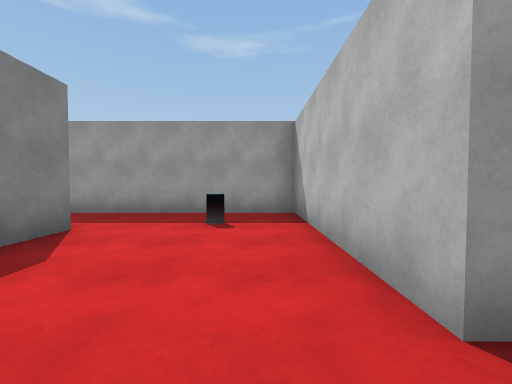
[1] (above)

12 first-person views from a walk through a 3-D level made in the Unity game engine. The camera is 1.3 m above the floor, tilts 2° down and sees 90° across. The floor is counted in squares, 2 m on a side. Each view is taken from the middle of a square. On the plan, view 1 faces up. The plan holds only what a view shows up to about 9 squares ahead; the rest is blank. The place goes on beyond the plan. The player character is not drawn. Door leaves are left out, so doorways stand open.

[2]
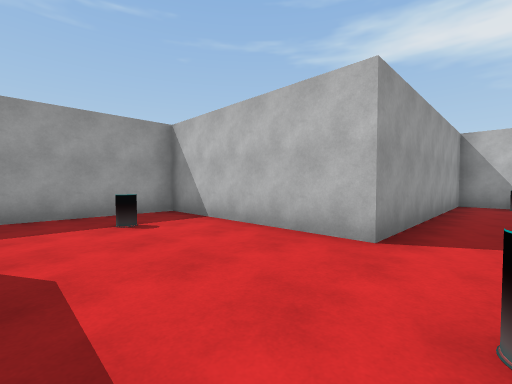

[3]
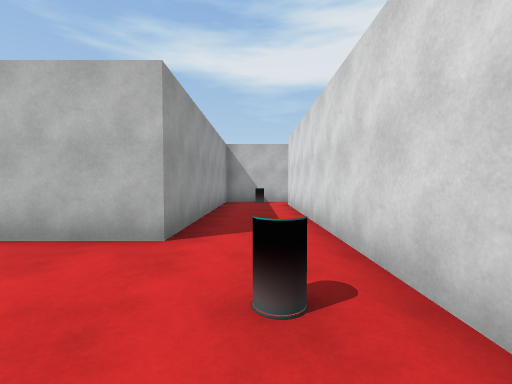

[4]
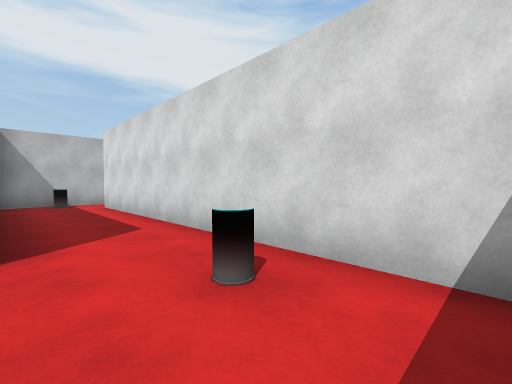

[5]
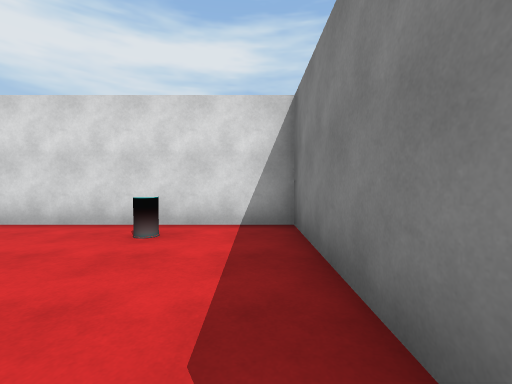

[6]
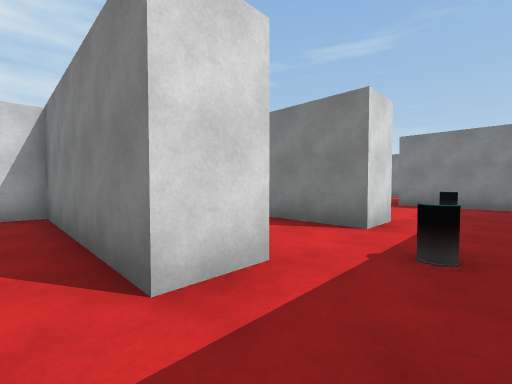

[7]
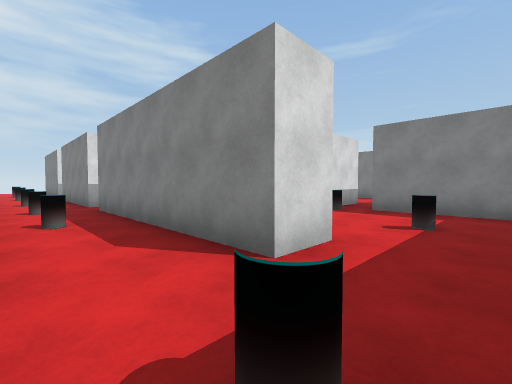

[8]
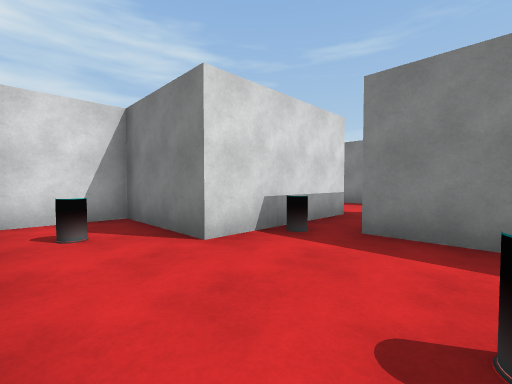

[9]
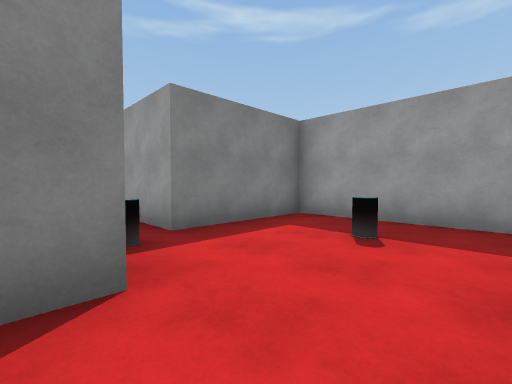

[10]
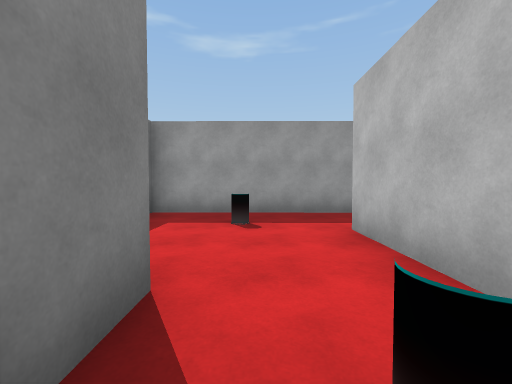

[11]
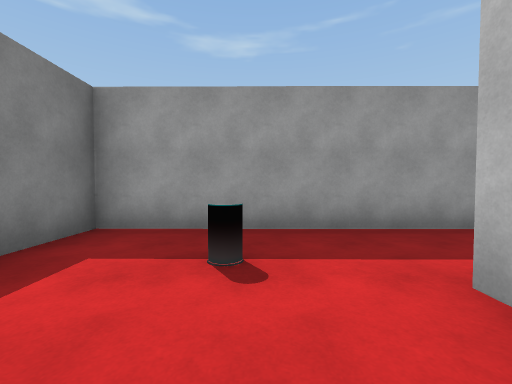

[12]
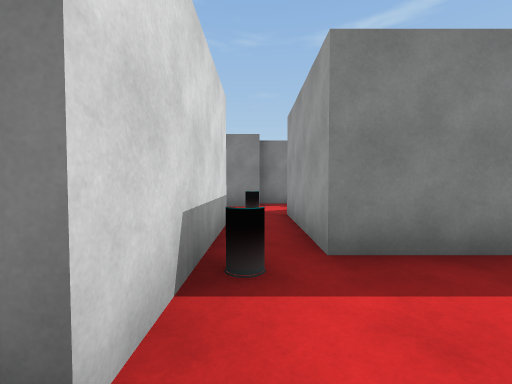

### Floor plan
Points are (right, up) in squares from view 1. A wall is a line through its corners. A room is listed if a view was taken in it or the views show most of it. See-through windows are left out.
Room 1 (views 1, 2, 3, 4, 5, 6)
walls: (-3.6, 3.6) (-2.6, 3.6) (-2.6, -1) (5.8, -1); (6.9, -0.4) (6.9, 1) (0.9, 1) (0.9, 5.5) (-3.6, 5.5)
ways out: opening at (-3, 4.5) to room 2; opening at (6, -1.5)
objects: other object (-1, 0); other object (-1, 4); other object (6, 0)
Room 2 (view 7)
walls: (-5.7, 3.6) (-5.7, -2); (-3.6, 5.5) (-5.6, 5.6); (-5.7, -2.9) (-5.7, -6.1)
ways out: opening at (-3, 4.5) to room 1; opening at (-6, 4.5) to room 3; open door at (-6, -2.5)
objects: other object (-5, -5); other object (-5, -2); other object (-5, 0); other object (-5, 5)
Room 3 (views 8, 9, 10, 11, 12)
walls: (-6.7, 1.2) (-6.7, 3.6) (-5.7, 3.6); (-5.6, 5.6) (-10.3, 5.6) (-10.3, 2.6) (-13.4, 2.6); (-12.1, 1.5) (-8.6, 1.5) (-8.6, -1) (-6.9, -1)
ways out: opening at (-6, 4.5) to room 2
objects: other object (-10, 2); other object (-8, 1); other object (-8, 4)

Where each view was taken, in squares from view 1:
view 1: 0 up, 0 right, facing up
view 2: 0 up, 2 left, facing up-right
view 3: 0 up, 2 left, facing right
view 4: 1 up, 2 left, facing down-right
view 5: 3 up, 2 left, facing down
view 6: 5 up, 2 left, facing down-left
view 7: 5 up, 4 left, facing down-left
view 8: 4 up, 7 left, facing down-left
view 9: 1 up, 7 left, facing up-left
view 10: 0 up, 8 left, facing up
view 11: 2 up, 8 left, facing up
view 12: 2 up, 8 left, facing left
